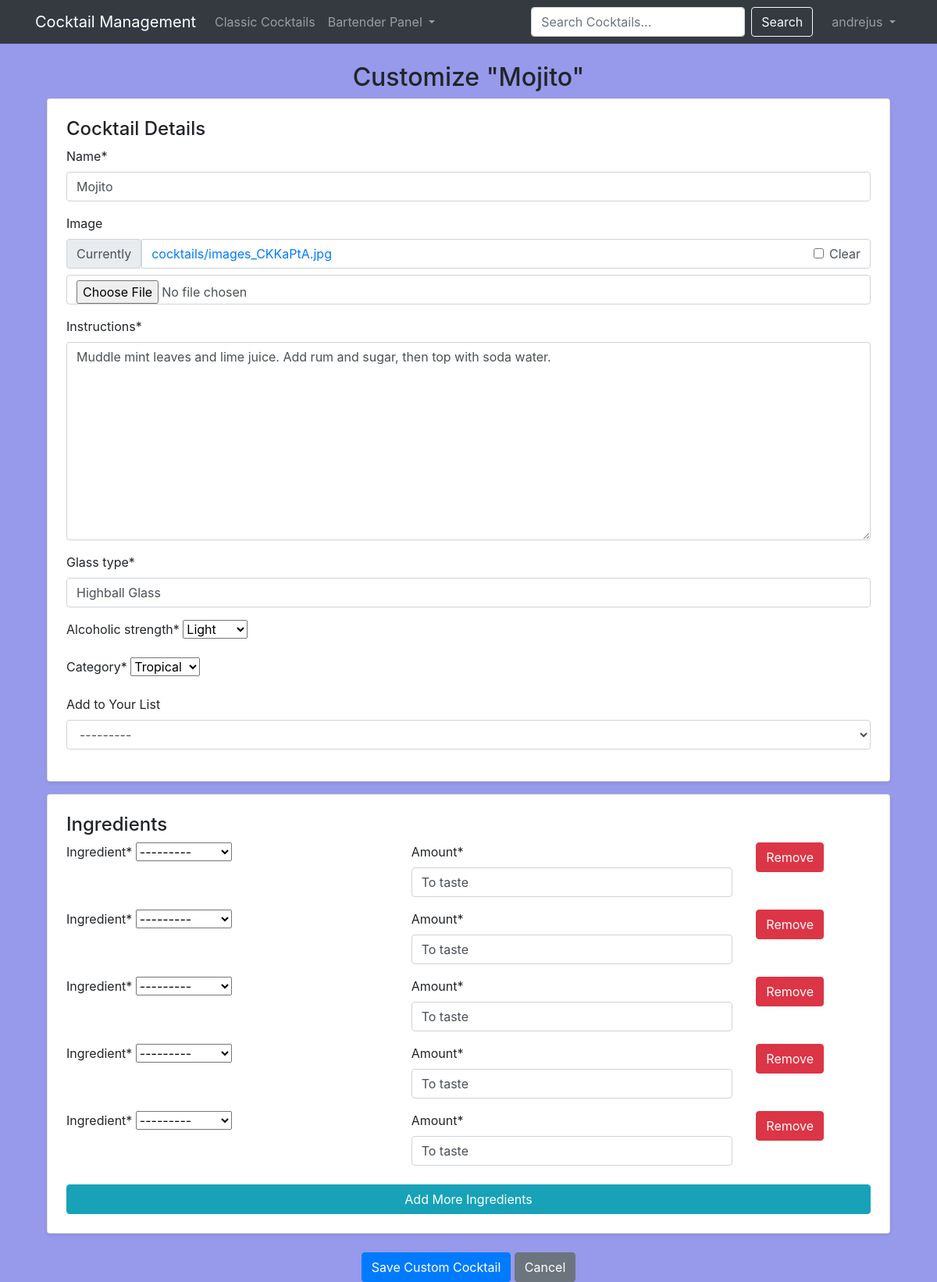
Page /cocktails/cocktails/customize/2/ (signed in) on the committed database.
### cocktails/models.py (models this page shows, shortened)
class Cocktail(models.Model):
    name = models.CharField(max_length=100)
    original_cocktail = models.ForeignKey('self', null=True, blank=True, on_delete=models.SET_NULL)
    bartender = models.ForeignKey(User, on_delete=models.SET_NULL, null=True, blank=True)
    category = models.ForeignKey(CocktailCategory, on_delete=models.CASCADE)
    instructions = models.TextField()
    image = models.ImageField(upload_to='cocktails', blank=True, null=True)
    glass_type = models.CharField(max_length=100)
    ALCOHOLIC_STRENGTH = [
        ('Light', 'Light'),
        ('Medium', 'Medium'),
        ('Strong', 'Strong'),
    ]
    alcoholic_strength = models.CharField(max_length=10, choices=ALCOHOLIC_STRENGTH, default='Medium')
    is_classic = models.BooleanField(default=False)

class CocktailCategory(models.Model):
    name = models.CharField(max_length=50)
    is_alcoholic = models.BooleanField(default=True)
    def __str__(self):
        return self.name

class BartenderCocktailList(models.Model):
    name = models.CharField(max_length=100)
    owner = models.ForeignKey(Profile, on_delete=models.CASCADE)
    is_public = models.BooleanField(default=False)
    def __str__(self):
        return f"{self.owner.user.username}'s {self.name}"

### cocktails/views.py (the view)
# urls.py: path("cocktails/customize/<int:cocktail_id>/", views.customize_cocktail, name="customize-cocktail"),
@login_required
def customize_cocktail(request, cocktail_id):
    original_cocktail = get_object_or_404(Cocktail, id=cocktail_id, is_classic=True)
    if request.method == "POST":
        form = CustomizeCocktailForm(request.POST, request.FILES, bartender=request.user.profile)
        ingredient_formset = IngredientFormSet(request.POST)
        if form.is_valid() and ingredient_formset.is_valid():
            new_cocktail = form.save(commit=False)
            new_cocktail.is_classic = False  # Custom cocktails are not classics
            new_cocktail.original_cocktail = original_cocktail  # Reference to classic
            new_cocktail.bartender = request.user  # Assign bartender ownership
            new_cocktail.category = original_cocktail.category  # Ensure category is assigned
            new_cocktail.save()
            for ingredient_form in ingredient_formset:
                if ingredient_form.cleaned_data.get("ingredient"):
                    CocktailIngredient.objects.create(
                        cocktail=new_cocktail,
                        ingredient=ingredient_form.cleaned_data["ingredient"],
                        amount=ingredient_form.cleaned_data["amount"],
                    )
            selected_list = form.cleaned_data.get("add_to_list")
            if selected_list:
                BartenderCocktailListCocktail.objects.create(
                    bartender_list=selected_list, cocktail=new_cocktail
                )
            messages.success(request, "Custom cocktail created successfully!")
            return redirect("bartender-lists")
    else:
        form = CustomizeCocktailForm(instance=original_cocktail, bartender=request.user.profile, initial={"category": original_cocktail.category})
        ingredient_formset = IngredientFormSet()
    context = {
        "form": form,
        "ingredient_formset": ingredient_formset,
        "original_cocktail": original_cocktail,
    }
    return render(request, "cocktails/customize_cocktail.html", context)

### cocktails/forms.py
class CustomizeCocktailForm(forms.ModelForm):
    add_to_list = forms.ModelChoiceField(
        queryset=BartenderCocktailList.objects.none(),
        required=False,
        label="Add to Your List",
        widget=forms.Select(attrs={"class": "form-control"}),
    )
    class Meta:
        model = Cocktail
        fields = ["name", "image", "instructions", "glass_type", "alcoholic_strength", "category"]
    def __init__(self, *args, **kwargs):
        bartender = kwargs.pop("bartender", None)
        super().__init__(*args, **kwargs)
        if bartender:
            self.fields["add_to_list"].queryset = BartenderCocktailList.objects.filter(owner=bartender)

### cocktails/models.py (called while the page is built)
    def __str__(self):
        return self.name

### cocktails/templates/cocktails/customize_cocktail.html (shortened to what this page needs)
{% extends 'base.html' %}
{% load crispy_forms_tags %}
{% block content %}
<div class="container mt-4">
    <h2 class="text-center">Customize "{{ original_cocktail.name }}"</h2>
    <form method="post" enctype="multipart/form-data">
        <div class="card shadow-sm p-4">
            <h4>Cocktail Details</h4>
            {{ form | crispy }}
        </div>
        <div class="card shadow-sm p-4 mt-3">
            <h4>Ingredients</h4>
            <div id="ingredient-formset">
                {% for form in ingredient_formset %}
                    <div class="row ingredient-row">
                        <div class="col-md-5">
                            {{ form.ingredient | as_crispy_field }}
                        </div>
                        <div class="col-md-5">
                            {{ form.amount | as_crispy_field }}
                        </div>
                        <div class="col-md-2">
                            <button type="button" class="btn btn-danger remove-ingredient">Remove</button>
                        </div>
                    </div>
                {% endfor %}
            </div>
            <button type="button" id="add-ingredient" class="btn btn-info mt-2">Add More Ingredients</button>
        </div>
        <div class="text-center mt-4">
            <button type="submit" class="btn btn-primary">Save Custom Cocktail</button>
            <a href="{% url 'bartender-lists' %}" class="btn btn-secondary">Cancel</a>
        </div>
    </form>
</div>
{% endblock %}

### cocktails/templates/base.html (shortened to what this page needs)
<!DOCTYPE html>
<html lang="en">
<head>
    <link rel="stylesheet"
          href="https://stackpath.bootstrapcdn.com/bootstrap/4.5.2/css/bootstrap.min.css"
/>
    {% load static %}
    <link rel="stylesheet" href="{% static 'css/style.css' %}"/>
</head>
<body>
<nav class="navbar navbar-expand-lg navbar-dark bg-dark">
    <div class="container">
        <a class="navbar-brand" href="{% url 'index' %}">Cocktail Management</a>
        <div class="collapse navbar-collapse" id="navbarNav">
            <ul class="navbar-nav mr-auto">
                <li class="nav-item">
                    <a class="nav-link" href="{% url 'cocktail-list' %}">Classic Cocktails</a>
                 {% if user.is_authenticated and user.groups.all|length > 0 %}
                    {% for group in user.groups.all %}
                        {% if group.name == "bartender" %}
                            <li class="nav-item dropdown">
                                <a class="nav-link dropdown-toggle" href="#" id="bartenderDropdown" role="button"
                                   data-toggle="dropdown" aria-haspopup="true" aria-expanded="false">
                                    Bartender Panel
                                </a>
                            </li>
                        {% endif %}
                    {% endfor %}
                {% endif %}
            </ul>
            <form class="form-inline my-2 my-lg-0" action="{% url 'search' %}" method="get">
                <input class="form-control mr-sm-2" type="search" placeholder="Search Cocktails..."
                       aria-label="Search" name="q">
                <button class="btn btn-outline-light my-2 my-sm-0" type="submit">
                    Search
                </button>
            </form>
            <ul class="navbar-nav ml-3">
                {% if user.is_authenticated %}
                    <li class="nav-item dropdown">
                        <a class="nav-link dropdown-toggle" href="#" id="userDropdown" role="button"
                           data-toggle="dropdown" aria-haspopup="true" aria-expanded="false">
                            {{ user.username }}
                        </a>
                    </li>
                {% endif %}
            </ul>
        </div>
    </div>
</nav>
<div class="container mt-4">
    {% block content %}{% endblock %}
</div>
</body>
</html>

### cocktails/static/css/style.css (style rules this page uses)
body { background-color: #9799EA; }

### rows in the picture
Cocktail: name "Mojito", instructions "Muddle mint leaves and lime juice. Add rum and sugar, then top with soda water.", glass_type "Highball Glass", alcoholic_strength "Light", category "Tropical"

### other values in the picture
{{ user.username }} "andrejus"
